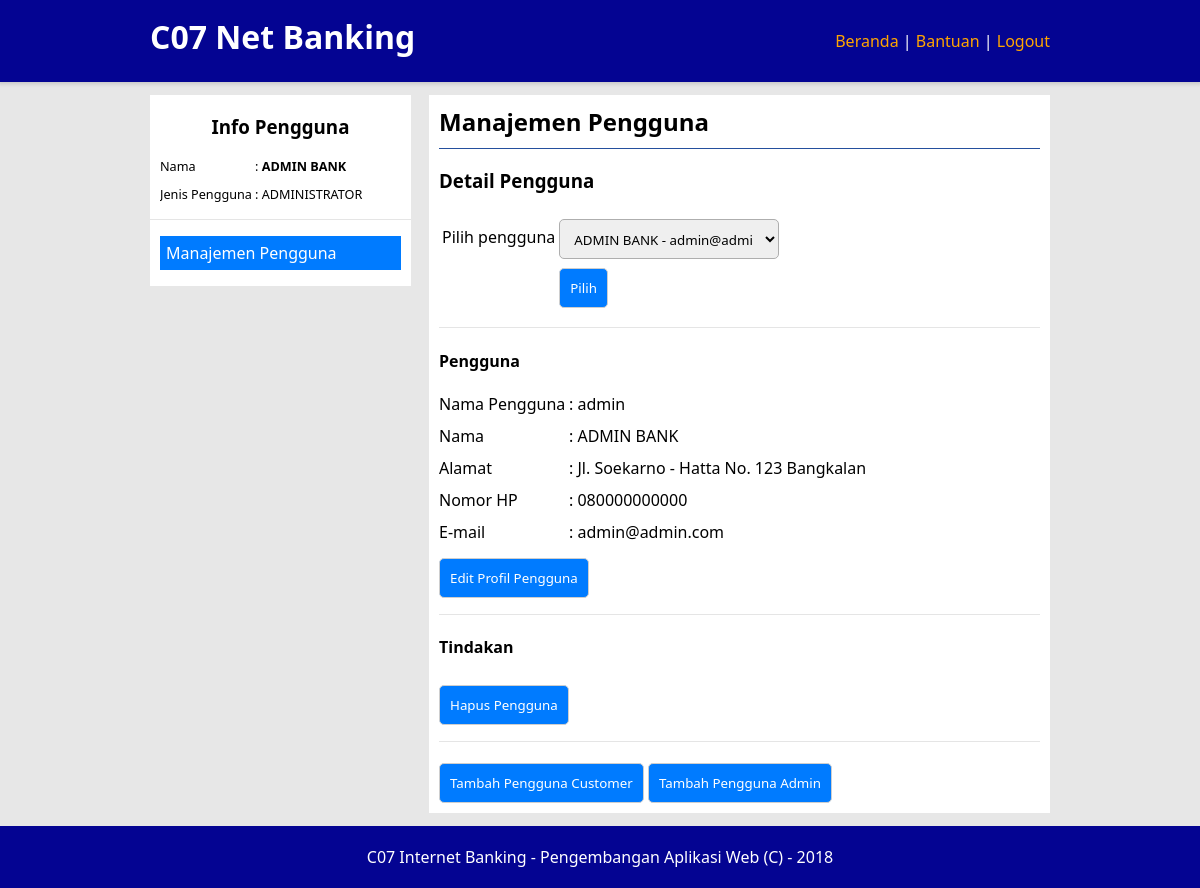
The page /user-management.php?nama-pengguna=admin (signed in) on the database its author committed.
### tables this page shows
CREATE TABLE `pengguna` (
  `nama_pengguna` varchar(64) NOT NULL PRIMARY KEY,
  `sandi` varchar(64) NOT NULL,
  `jenis_pengguna` char(2) NOT NULL,
  `email` varchar(64) NOT NULL UNIQUE,
  `nama` char(64) NOT NULL,
  `alamat` varchar(254) DEFAULT NULL,
  `nomor_hp` char(25) NOT NULL UNIQUE,
  `aktif` enum('1', '0') NOT NULL,
  FOREIGN KEY(jenis_pengguna) REFERENCES jenis_pengguna(id)
);

CREATE TABLE `jenis_pengguna` (
  `id` char(2) NOT NULL PRIMARY KEY,
  `keterangan` char(25) DEFAULT NULL
);

### includes/api.php (called while the page is built, shortened)
<?php
$conn = new PDO('mysql:host=localhost;dbname=banking', 'root', '');
function pengguna() {
    global $conn;
    $q = $conn->prepare("SELECT * FROM pengguna p JOIN jenis_pengguna j ON p.jenis_pengguna=j.id WHERE p.nama_pengguna='{$_SESSION['nama-pengguna']}'");
    $q->execute();
    return @$q->fetchAll()[0];
}
function list_pengguna() {
    global $conn;
    $q = $conn->prepare('SELECT * FROM pengguna WHERE aktif="1"');
    $q->execute();
    return @$q->fetchAll();
}
function pengguna_rinci($nama_pengguna) {
    $re = array();
    global $conn;
    $q = $conn->prepare("SELECT * FROM pengguna JOIN jenis_pengguna ON jenis_pengguna.id=pengguna.jenis_pengguna WHERE nama_pengguna='$nama_pengguna' AND aktif='1'");
    $q->execute();
    $re['pengguna'] = @$q->fetchAll()[0];
    $q = $conn->prepare("SELECT * FROM rekening WHERE nama_pengguna='$nama_pengguna' AND aktif='1'");
    $q->execute();
    $re['rekening'] = @$q->fetchAll();
    return $re;
}
?>

### includes/sudah-masuk.php (called while the page is built)
<?php
if (isset($_SESSION['nama-pengguna'])) {
    $q = $conn->prepare("SELECT * FROM pengguna WHERE nama_pengguna='{$_SESSION['nama-pengguna']}' AND aktif='1'");
    $q->execute();
    if (!@$q->fetchAll()) {
        unset($_SESSION['nama-pengguna']);
        header('Location: ./');
    }
} else header('Location: ./');

### user-management.php (the view, shortened to what this page needs)
<?php include 'includes/api.php'; require 'includes/sudah-masuk.php' ?>
<!DOCTYPE html>
<html lang="id">
<head>
    <link rel="stylesheet" href="css/style.css">
</head>
<body>
    <header>
        <div class="konten">
            <h1>C07 Net Banking</h1>
            <nav>
                <ul>
                    <li><a href="home">Beranda</a> |</li>
                    <li><a href="help">Bantuan </a> |</li>
                    <li><a href="logout">Logout</a></li>
                </ul>
            </nav>
        </div>
    </header>
    <div class="konten-utama">
        <div class="kiri">
            <div class="artikel">
                <h3>Info Pengguna</h3>
                <div class="info-pengguna">
                    <div class="isian">
                        <div class="baris">
                            <div class="l-col">Nama</div>
                            <div class="r-col">: <b><?=pengguna()['nama']?></b></div>
                        </div>
                        <div class="baris">
                            <div class="l-col">Jenis Pengguna</div>
                            <div class="r-col">: <?=pengguna()['keterangan']?></div>
                        </div>
                    </div>
                </div>
            </div>
            <hr>
            <div class="artikel">
                <ul>
                    <?php if (pengguna()['jenis_pengguna']=='0') {?>
                    <li class="disini">Manajemen Pengguna</li>
                    <?php }?>
                </ul>
            </div>
        </div>
        <div class="kanan">
            <div class="artikel">
                <?php if (pengguna()['jenis_pengguna']==0) {?>
                <h2>Manajemen Pengguna</h2>
                    <?php switch (@$_GET['action']) {
                        default: ?>
                            <h3>Detail Pengguna</h3>
                            <form>
                                <table>
                                    <tr>
                                        <td><label for="nama-pengguna">Pilih pengguna</label></td>
                                        <td>
                                            <select name="nama-pengguna" id="nama-pengguna">
                                                <?php foreach (list_pengguna() as $x) {
                                                    $selected = '';
                                                    if ($x['nama_pengguna']==@$_GET['nama-pengguna']) $selected = 'selected';
                                                    echo "<option $selected value=\"{$x['nama_pengguna']}\">{$x['nama']} - {$x['email']}</option>";
                                                }?>
                                            </select>
                                        </td>
                                    </tr>
                                    <tr>
                                        <td></td><td><input type="submit" value="Pilih"></td>
                                    </tr>
                                </table>
                            </form>
                            <?php
                            $pengguna_rinci = pengguna_rinci(@$_GET['nama-pengguna']);
                            if ($pengguna_rinci['pengguna']) {
                                echo '<hr><h4>Pengguna</h4>';
                                ?>
                                <div class="isian">
                                    <div class="baris">
                                        <div class="l-col2">Nama Pengguna</div><div class="r-col">: <?=$pengguna_rinci['pengguna']['nama_pengguna']?></div>
                                    </div>
                                    <div class="baris">
                                        <div class="l-col2">Nama</div><div class="r-col">: <?=$pengguna_rinci['pengguna']['nama']?></div>
                                    </div>
                                    <div class="baris">
                                        <div class="l-col2">Alamat</div><div class="r-col">: <?=$pengguna_rinci['pengguna']['alamat']?></div>
                                    </div>
                                    <div class="baris">
                                        <div class="l-col2">Nomor HP</div><div class="r-col">: <?=$pengguna_rinci['pengguna']['nomor_hp']?></div>
                                    </div>
                                    <div class="baris">
                                        <div class="l-col2">E-mail</div><div class="r-col">: <?=$pengguna_rinci['pengguna']['email']?></div>
                                    </div>
                                </div>
                                <?php
                                echo "<button onclick=\"location.href='user-management?action=edit-profile&nama-pengguna={$_GET['nama-pengguna']}'\">Edit Profil Pengguna</button>";
                                echo '<hr><h4>Tindakan</h4>';
                                echo "<button onclick=\"location.href='user-management?action=delete-user&nama-pengguna={$_GET['nama-pengguna']}'\">Hapus Pengguna</button><br>";
                            }
                            echo '<hr>';
                            echo "<button onclick=\"location.href='user-management?action=add-user-customer'\">Tambah Pengguna Customer</button> ";
                            echo "<button onclick=\"location.href='user-management?action=add-user-admin'\">Tambah Pengguna Admin</button>";
                        break;
                    }
                    ?>
                <?php } ?>
            </div>
        </div>
    </div>
    <footer>
        <div class="konten">
            <div class="artikel">
                <p>C07 Internet Banking - Pengembangan Aplikasi Web (C) - 2018</p>
            </div>
        </div>
    </footer>
</body>
</html>

### css/style.css (style rules this page uses)
* { font-family: 'Segoe UI', Tahoma, Geneva, Verdana, sans-serif; }
body { margin: 0px; background-color: #e7e7e7; }
.konten, .konten-utama { width: 900px; margin: auto; }
header { padding: 15px 0; position: fixed; top: 0; width: 100%; box-shadow: rgba(0, 0, 0, 0.14) 0px 0px 4px 2px; }
footer { position: fixed; bottom: 0; width: 100%; }
.konten-utama { padding: 5px 0; margin-top: 90px; margin-bottom: 70px; overflow: hidden; }
.kiri { float: left; width: 29%; }
.kanan { float: right; width: 69%; }
.kiri, .kanan { background-color: white; }
header, footer { background-color: #040492; overflow: hidden; }
header h1 { margin: 0px 10px 0px 0px; float: left; color: white; }
header nav { float: right!important; }
h2 { margin: 0px; }
header nav, footer { padding: 10px 0; }
footer p { margin: 0px; color: white; text-align: center; }
header ul { margin: 0px; padding: 5px 0px; }
header li { display: inline; }
nav ul li { color: white; }
header li a { text-decoration: none; color: orange; transition: color 0.8s; }
.artikel { margin: 10px; }
.artikel h2 { border-bottom: 1px solid #244f9d; padding-bottom: 10px; }
.kiri .artikel h2, .kiri .artikel h3 { text-align: center; border: 0; }
input[type="text"], input[type="password"], select, textarea { width: 200px; height: 15px; padding: 10px; border-radius: 5px; border: 1px #aeaeae solid; margin-top: 5px; }
select, option { height: 40px; width: 220px; }
input[type="submit"], input[type="reset"], button { padding: 10px; margin-top: 5px; border-radius: 5px; border: 1px #cecece solid; background-color: #007bff; color: white; cursor: pointer; }
form { border-radius: 5px; margin: auto; }
.info-pengguna, .pesan-mini { font-size: 9.5pt; }
hr { margin-top: 1rem; margin-bottom: 1rem; border: 0; border-top: 1px solid rgba(0,0,0,.1); }
.kiri .artikel li:hover, .disini { background-color: #007bff; color: white; }
.kiri .artikel li { margin: 5px 0px; padding: 6px; display: inherit; transition: background-color 0.8s; }
.kiri .artikel ul { padding: 0px; }
.isian .l-col2 { float: left; width: 130px; }
.isian .l-col { float: left; width: 95px; }
.baris { overflow: hidden; margin: 10px 0 10px 0; }

### rows shown on the page
pengguna: nama "ADMIN BANK", jenis_pengguna.keterangan "ADMINISTRATOR", nama_pengguna "admin", alamat "Jl. Soekarno - Hatta No. 123 Bangkalan", nomor_hp "080000000000", email "admin@admin.com"

### other values the page prints
form field nama-pengguna "ADMIN BANK - admin@admin.com"
